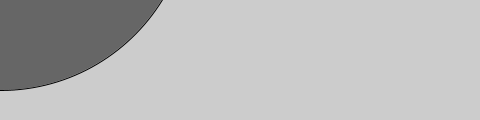
Frame 1 (no input)
Frame 60 (the mouse pressed at the canvas centre just before this capture): identical to frame 1, image omitted
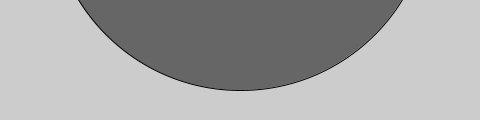
Frame 120 (the mouse held since frame 60 and released just before this capture)

The Processing sketch that drew these frames (run headless with seeded random() and noise(); from frame 60 on, the mouse is pressed at the canvas centre):

// Processing sketch: processing_104123
// ── processing_104123.pde

////GSwP 5.1 The draw() Function
//
//void draw()
//{
//  println("I'm drawing");
//  println(frameCount);
//}

//GSwP 5.1 The setup() Function

//void setup()
//{
//  println("I'm starting");
//}
//
//void draw()
//{
//  println("I'm running");
//  println(frameCount);
//}

//GSwP 5.3 setup(), Meet draw()

int x = 280;
int y = -100;
int diameter = 380;

void setup()
{
  size(480, 120);
  smooth();
  fill(102);
}

void draw()
{
  background(204);
  ellipse(mouseX, y, diameter, diameter);
}
